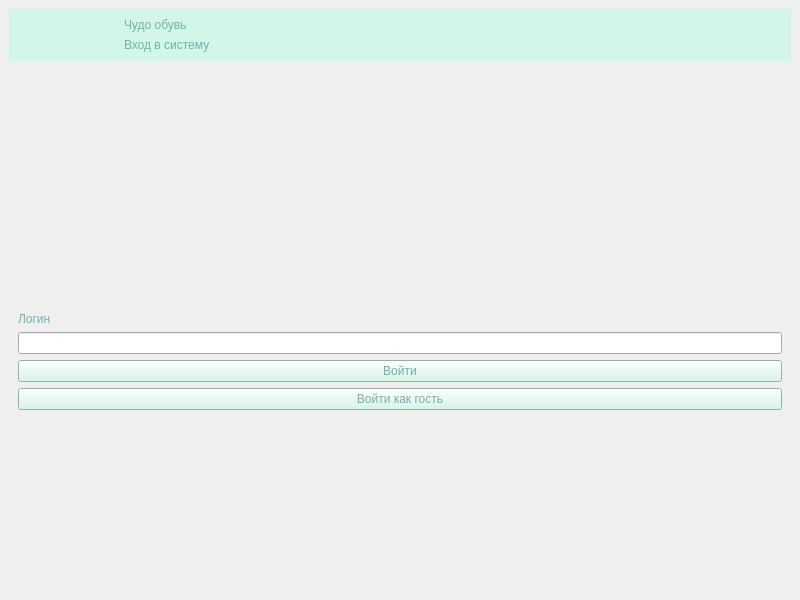
<?xml version="1.0" encoding="UTF-8"?>
<ui version="4.0">
 <class>MainWindow</class>
 <widget class="QMainWindow" name="MainWindow">
  <property name="geometry">
   <rect>
    <x>0</x>
    <y>0</y>
    <width>800</width>
    <height>600</height>
   </rect>
  </property>
  <property name="windowTitle">
   <string>MainWindow</string>
  </property>
  <property name="styleSheet">
   <string notr="true">*{
	
	font: 24pt &quot;Calibri&quot;;
	color:#70B2AF;
}
#header{
	background-color:#D2F6E7;
}
QPushButton{
	color:#70B2AF;	
	background-color:#D2F6E7;
}
QPushButton:hover{
	color:#D2F6E7;	
	background-color:#70B2AF;
}</string>
  </property>
  <widget class="QWidget" name="body">
   <layout class="QVBoxLayout" name="verticalLayout_2">
    <item alignment="Qt::AlignTop">
     <widget class="QWidget" name="header" native="true">
      <layout class="QHBoxLayout" name="horizontalLayout">
       <item>
        <widget class="QLabel" name="label_2">
         <property name="maximumSize">
          <size>
           <width>100</width>
           <height>100</height>
          </size>
         </property>
         <property name="text">
          <string/>
         </property>
         <property name="pixmap">
          <pixmap>../img/Чудо Обувь.png</pixmap>
         </property>
         <property name="scaledContents">
          <bool>true</bool>
         </property>
        </widget>
       </item>
       <item>
        <layout class="QVBoxLayout" name="verticalLayout">
         <item>
          <widget class="QLabel" name="label_3">
           <property name="text">
            <string>Чудо обувь</string>
           </property>
          </widget>
         </item>
         <item>
          <widget class="QLabel" name="label">
           <property name="text">
            <string>Вход в систему</string>
           </property>
          </widget>
         </item>
        </layout>
       </item>
      </layout>
     </widget>
    </item>
    <item alignment="Qt::AlignTop">
     <widget class="QWidget" name="verticalWidget_2" native="true">
      <layout class="QVBoxLayout" name="verticalLayout_3">
       <item>
        <widget class="QLabel" name="label_4">
         <property name="text">
          <string>Логин</string>
         </property>
        </widget>
       </item>
       <item>
        <widget class="QLineEdit" name="login_input"/>
       </item>
       <item>
        <widget class="QPushButton" name="login_btn">
         <property name="text">
          <string>Войти</string>
         </property>
        </widget>
       </item>
       <item>
        <widget class="QPushButton" name="guest_btn">
         <property name="text">
          <string>Войти как гость</string>
         </property>
        </widget>
       </item>
      </layout>
     </widget>
    </item>
   </layout>
  </widget>
 </widget>
 <resources/>
 <connections/>
</ui>
